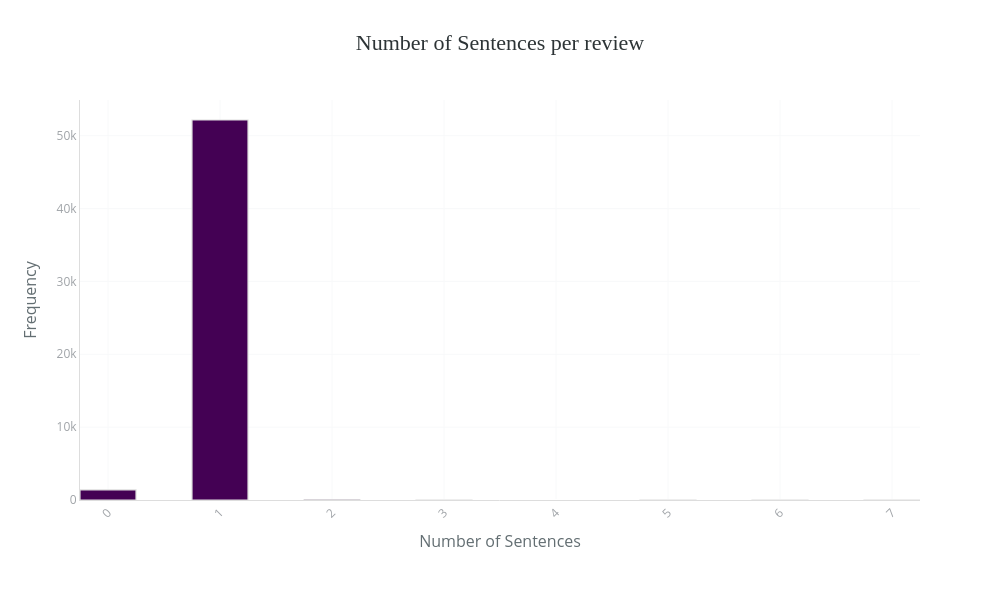

Notebook source saved alongside this figure:
### Code cell
histogram_chart(info, "nr_sents", "Number of Sentences per review", "Number of Sentences")

### Figure 1 — Plotly figure (JSON) as saved in the notebook; plotly's stock layout.template omitted (floating-point values rounded to 4 significant figures; data arrays with more than 128 entries replaced by an {"elided": "..."} marker saying what was removed)
{"data": [{"bingroup": "x", "hovertemplate": "nr_sents=%{x}<br>count=%{y}<extra></extra>", "legendgroup": "", "marker": {"color": "#440154", "line": {"color": "#DDD", "width": 1.2}, "pattern": {"shape": ""}}, "name": "", "nbinsx": 30, "orientation": "v", "showlegend": false, "type": "histogram", "x": {"elided": "53566 int values"}, "xaxis": "x", "yaxis": "y"}], "layout": {"barmode": "relative", "height": 600, "legend": {"tracegroupgap": 0}, "margin": {"b": 100, "l": 80, "r": 80, "t": 100}, "paper_bgcolor": "white", "plot_bgcolor": "white", "title": {"font": {"color": "#2D3436", "family": "Arial Black", "size": 22}, "text": "Number of Sentences per review", "x": 0.5, "xanchor": "center"}, "width": 1000, "xaxis": {"anchor": "y", "domain": [0, 1], "gridcolor": "#F8F9FA", "linecolor": "#DDD", "showgrid": true, "tickangle": -45, "tickfont": {"color": "#A0A4A8", "size": 12}, "title": {"font": {"color": "#636E72", "size": 16}, "text": "Number of Sentences"}}, "yaxis": {"anchor": "x", "domain": [0, 1], "gridcolor": "#F8F9FA", "linecolor": "#DDD", "showgrid": true, "tickfont": {"color": "#A0A4A8", "size": 12}, "title": {"font": {"color": "#636E72", "size": 16}, "text": "Frequency"}}}}
